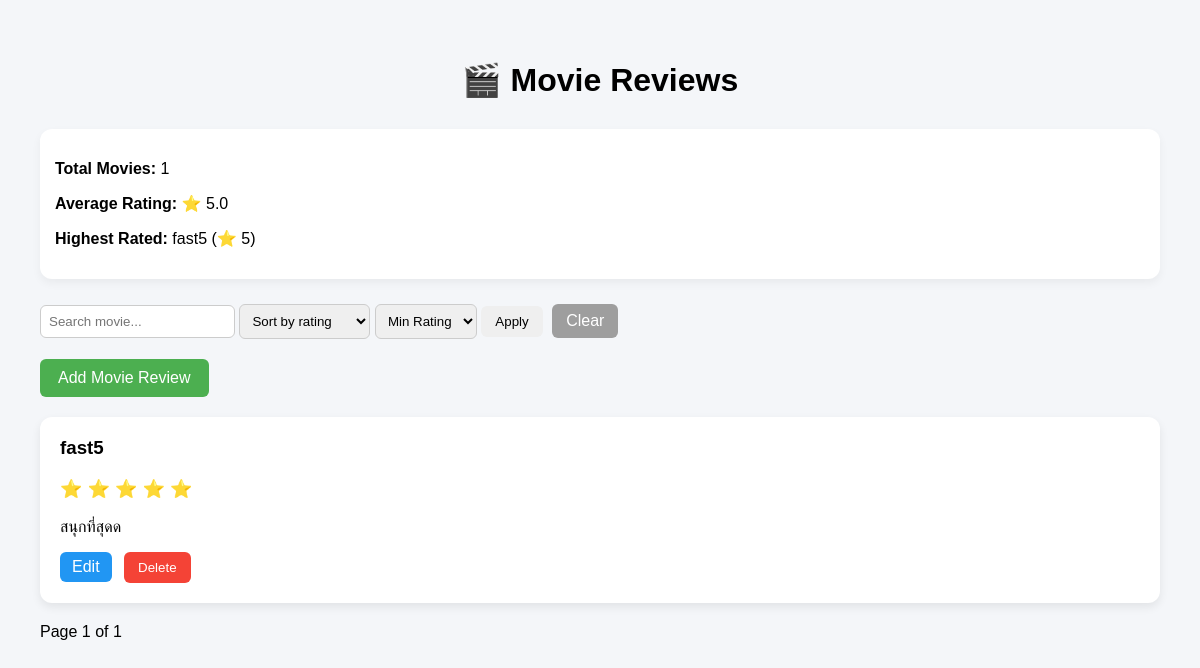
Before: / with the older database file.
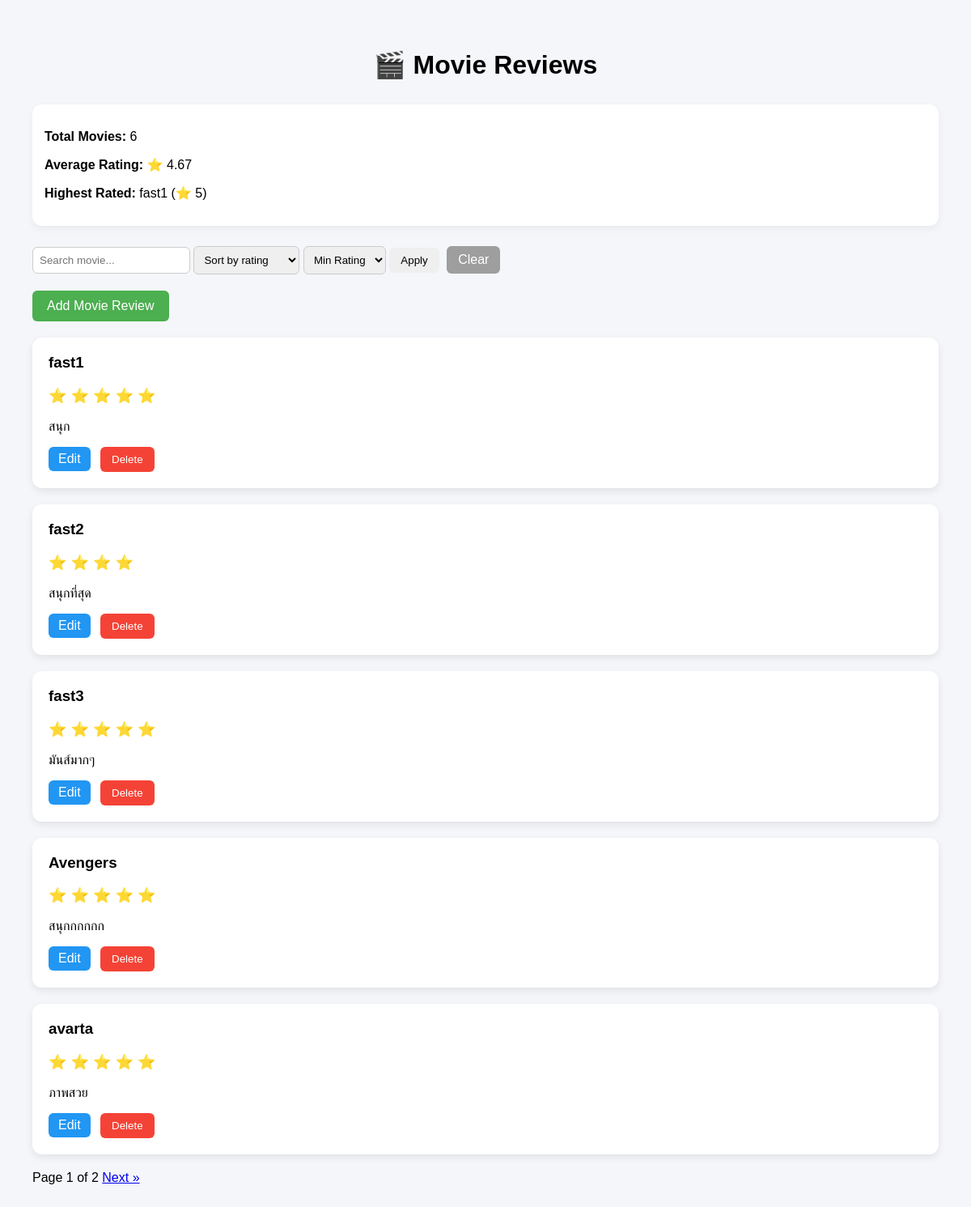
After: the same page with the newer database file.
### tables this page shows
CREATE TABLE movies (
            id INTEGER PRIMARY KEY AUTOINCREMENT,
            name TEXT NOT NULL,
            review TEXT NOT NULL,
            rating INTEGER NOT NULL
        );

### app.py (the view)
@app.route("/")
def index():
    search_query = request.args.get("search", "").strip()
    sort_option = request.args.get("sort", "")
    filter_rating = request.args.get("min_rating", "")
    conn = get_db_connection()
    page = request.args.get("page", 1, type=int)
    per_page = 5
    offset = (page - 1) * per_page
    conn = get_db_connection()
    query = "SELECT * FROM movies WHERE 1=1"
    params = []
    if search_query:
        query += " AND name LIKE ?"
        params.append(f"%{search_query}%")
    if filter_rating and filter_rating.isdigit():
        query += " AND rating >= ?"
        params.append(int(filter_rating))
    if sort_option == "high":
        query += " ORDER BY rating DESC"
    elif sort_option == "low":
        query += " ORDER BY rating ASC"
    query += " LIMIT ? OFFSET ?"
    params.extend([per_page, offset])
    movies = conn.execute(query, params).fetchall()
    if search_query:
        query += " AND name LIKE ?"
        params.append(f"%{search_query}%")
    if filter_rating and filter_rating.isdigit():
        query += " AND rating >= ?"
        params.append(int(filter_rating))
    if sort_option == "high":
        query += " ORDER BY rating DESC"
    elif sort_option == "low":
        query += " ORDER BY rating ASC"
    movies = conn.execute(query, params).fetchall()
    total_movies = conn.execute(
        "SELECT COUNT(*) FROM movies"
    ).fetchone()[0]
    avg_result = conn.execute(
        "SELECT AVG(rating) FROM movies"
    ).fetchone()[0]
    average_rating = round(avg_result, 2) if avg_result else 0
    highest_rated = conn.execute(
        "SELECT * FROM movies ORDER BY rating DESC LIMIT 1"
    ).fetchone()
    total_count = conn.execute(
        "SELECT COUNT(*) FROM movies"
    ).fetchone()[0]
    total_pages = (total_count + per_page - 1) // per_page
    conn.close()
    return render_template(
    "index.html",
    movies=movies,
    search_query=search_query,
    sort_option=sort_option,
    filter_rating=filter_rating,
    total_movies=total_movies,
    average_rating=average_rating,
    highest_rated=highest_rated,   # ← ใส่ comma ตรงนี้
    page=page,
    total_pages=total_pages
)

### app.py (called while the page is built)
def get_db_connection():
    conn = sqlite3.connect(DATABASE)
    conn.row_factory = sqlite3.Row
    return conn

### templates/index.html (shortened to what this page needs)
<!DOCTYPE html>
<html>
<head>
    <link rel="stylesheet" href="{{ url_for('static', filename='style.css') }}">
</head>
<body>
    <h1>🎬 Movie Reviews</h1>
    <div class="stats-box">
        <p><strong>Total Movies:</strong> {{ total_movies }}</p>
        <p><strong>Average Rating:</strong> ⭐ {{ average_rating }}</p>
        {% if highest_rated %}
            <p>
                <strong>Highest Rated:</strong>
                {{ highest_rated.name }}
                (⭐ {{ highest_rated.rating }})
            </p>
        {% endif %}
    </div>
    <form method="GET" action="/">
        <input type="text"
               name="search"
               placeholder="Search movie..."
               value="{{ search_query or '' }}">
        <select name="sort">
            <option value="">Sort by rating</option>
        </select>
        <select name="min_rating">
            <option value="">Min Rating</option>
        </select>
        <button type="submit">Apply</button>
        <a href="/" class="clear-button">Clear</a>
    </form>
    <a href="/add" class="add-button">Add Movie Review</a>
    {% if movies %}
        {% for movie in movies %}
        <div class="movie-card">
            <h3>{{ movie.name }}</h3>
            <p>
                {% for i in range(movie.rating|int) %}
                    ⭐
                {% endfor %}
            </p>
            <p>{{ movie.review }}</p>
            <a href="/edit/{{ loop.index0 }}" class="edit-button">Edit</a>
            <form action="/delete/{{ movie.id }}"
                    method="POST"
                    style="display:inline;"
                    onsubmit="return confirm('Are you sure you want to delete this review?');">
                <button type="submit" class="delete-button">Delete</button>
            </form>
        </div>
        {% endfor %}
    {% else %}
        <p style="font-size:18px; color: gray; margin-top:20px;">
            🎥 No movie reviews found.
        </p>
    {% endif %}
    <div class="pagination">
    <span>Page {{ page }} of {{ total_pages }}</span>
    {% if page < total_pages %}
        <a href="?page={{ page + 1 }}">Next &raquo;</a>
    {% endif %}
    </div>
</body>
</html>

### static/style.css (style rules this page uses)
body { font-family: Arial, sans-serif; background: #f4f6f9; margin: 0; padding: 40px; }
h1 { text-align: center; margin-bottom: 30px; }
.add-button { display: inline-block; padding: 10px 18px; background-color: #4CAF50; color: white; text-decoration: none; border-radius: 6px; margin-bottom: 20px; }
form { margin-bottom: 20px; }
input[type="text"], select, textarea { padding: 8px; border-radius: 6px; border: 1px solid #ccc; }
button { padding: 8px 14px; border: none; border-radius: 6px; cursor: pointer; }
.movie-card { background: white; padding: 20px; border-radius: 12px; margin-bottom: 20px; box-shadow: 0 4px 10px rgba(0, 0, 0, 0.08); transition: transform 0.2s ease; }
.movie-card h3 { margin-top: 0; }
.movie-card p:first-of-type { color: #f5b301; font-size: 18px; }
.edit-button { display: inline-block; padding: 6px 12px; background: #2196F3; color: white; text-decoration: none; border-radius: 6px; margin-right: 8px; }
.delete-button { background: #f44336; color: white; }
.stats-box { margin-bottom: 25px; padding: 15px; background: white; border-radius: 12px; box-shadow: 0 4px 10px rgba(0, 0, 0, 0.05); }
.clear-button { display: inline-block; padding: 8px 14px; background: #9e9e9e; color: white; text-decoration: none; border-radius: 6px; margin-left: 5px; }

Changed rows visible on the page:
removed movies: name "fast5", rating "5", review "สนุกที่สุดด"
added movies: name "fast1", rating "5", review "สนุก"
added movies: name "fast2", rating 4 (drawn), review "สนุกที่สุด"
added movies: name "fast3", rating 5 (drawn), review "มันส์มากๆ"
added movies: name "Avengers", rating 5 (drawn), review "สนุกกกกกก"
added movies: name "avarta", rating 5 (drawn), review "ภาพสวย"
Other visible differences:
{{ total_movies }}: "1" → "6"
{{ average_rating }}: "5.0" → "4.67"
{{ total_pages }}: "1" → "2"
text now shown: "Next »"
